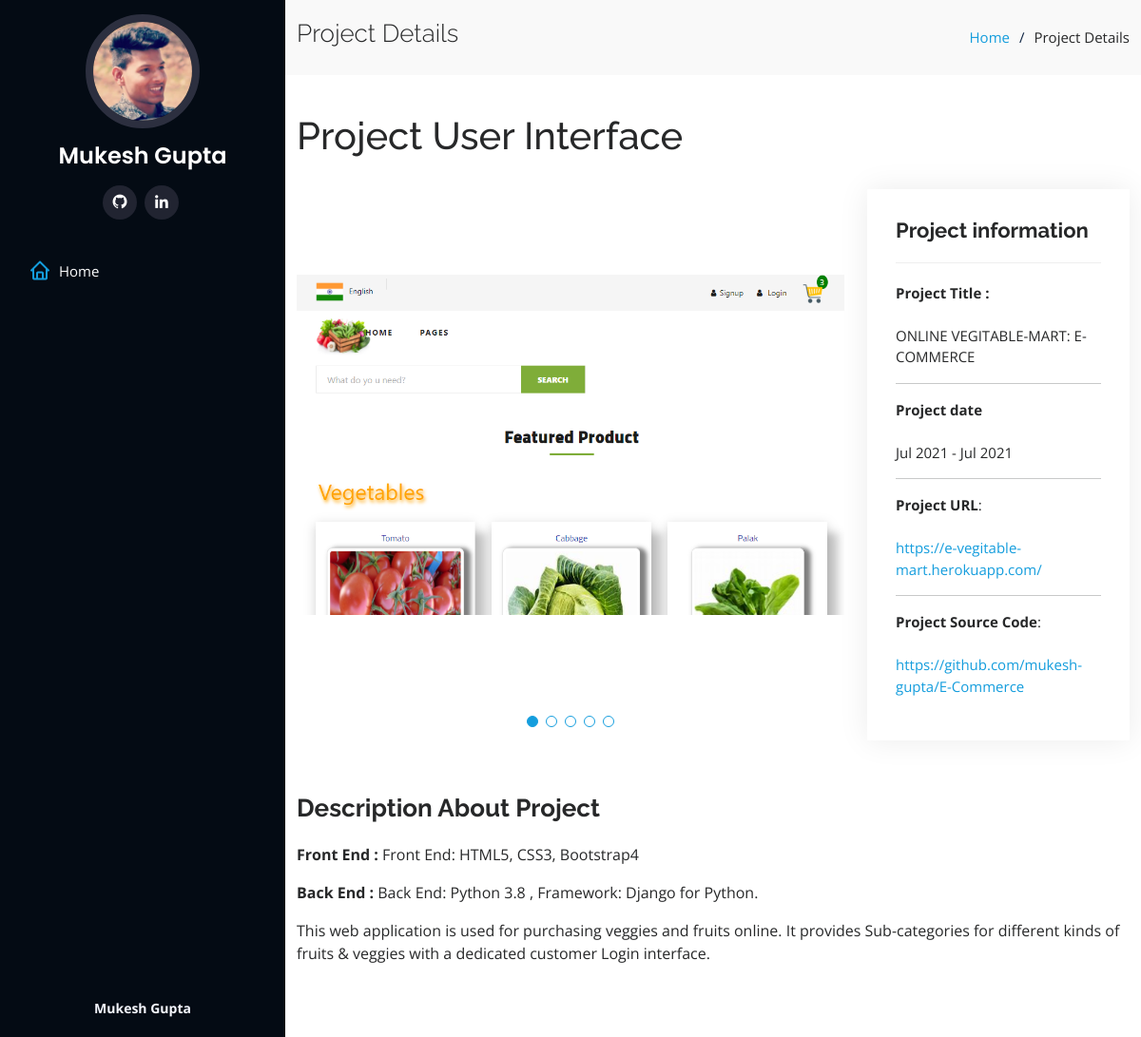
The app's page /detail/2 with its own data.
### Profile/models.py (models this page shows, shortened)
class Project(models.Model):
    proj_img=models.ImageField(upload_to='proj',default='static/user.png')
    img_1 = models.ImageField(upload_to='proj_img',default='static/user.png')
    img_2 = models.ImageField(upload_to='proj_img',default='static/user.png')
    img_3 = models.ImageField(upload_to='proj_img',default='static/user.png')
    img_4 = models.ImageField(upload_to='proj_img',default='static/user.png')
    img_5 = models.ImageField(upload_to='proj_img',default='static/user.png')
    proj_stdt = models.DateField(null=True)
    proj_eddt = models.DateField(null=True)
    proj_title = models.CharField(max_length=300)
    proj_desc = models.TextField(max_length=2000)
    proj_url = models.URLField()
    proj_sc = models.URLField(null=True)
    front_e=models.CharField(max_length=200,null=True)
    back_e=models.CharField(max_length=200,null=True)

### Profile/views.py (the view)
# urls.py: path('detail/<int:pk>',views.project_view,name='detail'),
def project_view(request,pk):
    proj=Project.objects.get(pk=pk)
    context={'project':proj}
    return render(request,'project-details.html',context=context)

### templates/project-details.html (shortened to what this page needs)
<!DOCTYPE html>
{% extends 'base.html' %}
{% load static %}
{% block content %}
<header id="header">
    <div class="d-flex flex-column">
        <div class="profile">
            <img src="{% static 'img/mukesh.jpg' %}" alt="" class="img-fluid rounded-circle">
            <h1 class="text-light"><a href="{% url 'home' %}">Mukesh Gupta</a></h1>
            <div class="social-links mt-3 text-center">
                <a href="https://github.com/mukesh-gupta" class="github"><i class="bx bxl-github"></i></a>
                <a href="https://www.linkedin.com/in/mukesh-gupta-669b21193/" class="linkedin"><i class="bx bxl-linkedin"></i></a>
            </div>
        </div>
        <nav id="navbar" class="nav-menu navbar">
            <ul>
                <li><a href="{% url 'home' %}" class="nav-link scrollto active"><i class="bx bx-home"></i>
                    <span>Home</span></a></li>
            </ul>
        </nav>
    </div>
</header>
<main id="main">
    <section id="breadcrumbs" class="breadcrumbs">
        <div class="container">
            <div class="d-flex justify-content-between align-items-center">
                <h2>Project Details</h2>
                <ol>
                    <li><a href="{% url 'home' %}">Home</a></li>
                    <li>Project Details</li>
                </ol>
            </div>
        </div>
    </section>
    <section id="portfolio-details" class="portfolio-details">
        <div class="container">
            <div class="row gy-4">
                <h1>Project User Interface</h1>
                <div class="col-lg-8">
                    <div class="portfolio-details-slider swiper-container">
                        <div class="swiper-wrapper align-items-center">
                            <div class="swiper-slide">
                                <img src="{{project.img_1.url}}" alt="">
                            </div>
                        </div>
                        <div class="swiper-pagination"></div>
                    </div>
                </div>
                <div class="col-lg-4">
                    <div class="portfolio-info">
                        <h3>Project information</h3>
                        <ul>
                            <li><strong>Project Title :</strong></li>
                            <br>
                            <p>{{project.proj_title}}</p>
                            <hr>
                            <li><strong>Project date</strong></li>
                            <br>
                            <p>{{project.proj_stdt|date:"M Y"}} - {{project.proj_eddt|date:"M Y"}}</p>
                            <hr>
                            <li><strong>Project URL</strong>:</li>
                            <br>
                            <a href="{{project.proj_url}}">{{project.proj_url}}</a>
                            <hr>
                            <li><strong>Project Source Code</strong>:</li>
                            <br>
                            <a href="{{project.proj_sc}}">{{project.proj_sc}}</a>
                        </ul>
                    </div>
                </div>
                <div class="portfolio-description">
                    <h2>Description About Project</h2>
                    <p>
                        <strong>Front End :</strong> {{project.front_e}}
                    </p>
                    <p>
                        <strong>Back End :</strong> {{project.back_e}}
                    </p>
                    <p>
                        {{project.proj_desc}}
                    </p>
                </div>
            </div>
        </div>
    </section>
</main>
<footer id="footer">
    <div class="container">
        <div class="copyright">
            <strong><span>Mukesh Gupta</span></strong>
        </div>
        <div class="credits">
        </div>
    </div>
</footer>
{% endblock %}

### static/css/style.css (style rules this page uses)
body { font-family: "Open Sans", sans-serif; color: #272829; }
a { color: #149ddd; text-decoration: none; }
h1, h2, h3, h4, h5, h6 { font-family: "Raleway", sans-serif; }
#header { position: fixed; top: 0; left: 0; bottom: 0; width: 300px; transition: all ease-in-out 0.5s; z-index: 9997; transition: all 0.5s; padding: 0 15px; background: #040b14; overflow-y: auto; }
#header .profile img { margin: 15px auto; display: block; width: 120px; border: 8px solid #2c2f3f; }
#header .profile h1 { font-size: 24px; margin: 0; padding: 0; font-weight: 600; -moz-text-align-last: center; text-align-last: center; font-family: "Poppins", sans-serif; }
#header .profile h1 a, #header .profile h1 a:hover { color: #fff; text-decoration: none; }
#header .profile .social-links a { font-size: 18px; display: inline-block; background: #212431; color: #fff; line-height: 1; padding: 8px 0; margin-right: 4px; border-radius: 50%; text-align: center; width: 36px; height: 36px; transition: 0.3s; }
#main { margin-left: 300px; }
.nav-menu { padding: 30px 0 0 0; }
.nav-menu * { margin: 0; padding: 0; list-style: none; }
.nav-menu > ul > li { position: relative; white-space: nowrap; }
.nav-menu a, .nav-menu a:focus { display: flex; align-items: center; color: #a8a9b4; padding: 12px 15px; margin-bottom: 8px; transition: 0.3s; font-size: 15px; }
.nav-menu a i, .nav-menu a:focus i { font-size: 24px; padding-right: 8px; color: #6f7180; }
.nav-menu a:hover, .nav-menu .active, .nav-menu .active:focus, .nav-menu li:hover > a { text-decoration: none; color: #fff; }
.nav-menu a:hover i, .nav-menu .active i, .nav-menu .active:focus i, .nav-menu li:hover > a i { color: #149ddd; }
section { padding: 60px 0; overflow: hidden; }
.portfolio-details { padding-top: 40px; }
.portfolio-details .portfolio-details-slider img { width: 100%; }
.portfolio-details .portfolio-details-slider .swiper-pagination { margin-top: 20px; position: relative; }
.portfolio-details .portfolio-info { padding: 30px; box-shadow: 0px 0 30px rgba(5, 13, 24, 0.08); }
.portfolio-details .portfolio-info h3 { font-size: 22px; font-weight: 700; margin-bottom: 20px; padding-bottom: 20px; border-bottom: 1px solid #eee; }
.portfolio-details .portfolio-info ul { list-style: none; padding: 0; font-size: 15px; }
.portfolio-details .portfolio-description { padding-top: 30px; }
.portfolio-details .portfolio-description h2 { font-size: 26px; font-weight: 700; margin-bottom: 20px; }
.portfolio-details .portfolio-description p { padding: 0; }
.breadcrumbs { padding: 20px 0; background: #f9f9f9; }
.breadcrumbs h2 { font-size: 26px; font-weight: 300; }
.breadcrumbs ol { display: flex; flex-wrap: wrap; list-style: none; padding: 0; margin: 0; font-size: 15px; }
.breadcrumbs ol li + li { padding-left: 10px; }
.breadcrumbs ol li + li::before { display: inline-block; padding-right: 10px; color: #0e2442; content: "/"; }
#footer { padding: 15px; color: #f4f6fd; font-size: 14px; position: fixed; left: 0; bottom: 0; width: 300px; z-index: 9999; background: #040b14; }
#footer .copyright { text-align: center; }
#footer .credits { padding-top: 5px; text-align: center; font-size: 13px; color: #eaebf0; }

### records on screen
Project: img_1 (picture), proj_title "ONLINE VEGITABLE-MART: E-COMMERCE", proj_stdt "Jul 2021", proj_eddt "Jul 2021", proj_url "https://e-vegitable-mart.herokuapp.com/", proj_sc "https://github.com/mukesh-gupta/E-Commerce", front_e "Front End: HTML5, CSS3, Bootstrap4", back_e "Back End: Python 3.8 , Framework: Django for Python.", proj_desc "This web application is used for purchasing veggies and fruits online. It provides Sub-categories for different kinds of fruits & veggies with a dedicated customer Login interface."
